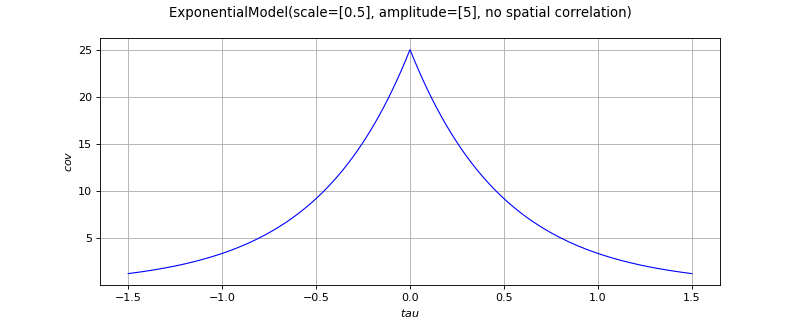

Python code for this plot:
import openturns as ot
from matplotlib import pyplot as plt
from openturns.viewer import View
if ot.ExponentialModel().__class__.__name__ == 'ExponentialModel':
    covarianceModel = ot.ExponentialModel([0.5], [5.0])
elif ot.ExponentialModel().__class__.__name__ == 'GeneralizedExponential':
    covarianceModel = ot.GeneralizedExponential([2.0], [3.0], 1.5)
elif ot.ExponentialModel().__class__.__name__ == 'ProductCovarianceModel':
    amplitude = [1.0]
    scale1 = [4.0]
    scale2 = [4.0]
    cov1 = ot.ExponentialModel(scale1, amplitude)
    cov2 = ot.ExponentialModel(scale2, amplitude)
    covarianceModel = ot.ProductCovarianceModel([cov1, cov2])
elif ot.ExponentialModel().__class__.__name__ == 'RankMCovarianceModel':
    variance = [1.0, 2.0]
    basis = ot.LinearBasisFactory().build()
    covarianceModel = ot.RankMCovarianceModel(variance, basis)
elif ot.ExponentialModel().__class__.__name__ == 'StationaryFunctionalCovarianceModel':
    rho = ot.SymbolicFunction(['tau'], ['exp(-tau)*cos(2*pi_*tau)'])
    covarianceModel = ot.StationaryFunctionalCovarianceModel([1.0], [1.0], rho)
else:
    covarianceModel = ot.ExponentialModel()
title = str(covarianceModel)[:100]
if covarianceModel.getInputDimension() == 1:
    scale = covarianceModel.getScale()[0]
    if covarianceModel.isStationary():
        def f(x):
            return [covarianceModel(x)[0, 0]]
        func = ot.PythonFunction(1, 1, f)
        func.setDescription(['$tau$', '$cov$'])
        cov_graph = func.draw(-3.0 * scale, 3.0 * scale, 129)
        cov_graph.setTitle(title)
        fig = plt.figure(figsize=(10, 4))
        cov_axis = fig.add_subplot(111)
        View(cov_graph, figure=fig, axes=[cov_axis], add_legend=False)
    else:
        def f(x):
            return [covarianceModel([x[0]], [x[1]])[0, 0]]
        func = ot.PythonFunction(2, 1, f)
        func.setDescription(['$s$', '$t$', '$cov$'])
        cov_graph = func.draw([-3.0 * scale]*2, [3.0 * scale]*2, [129]*2)
        cov_graph.setTitle(title)
        fig = plt.figure(figsize=(10, 4))
        cov_axis = fig.add_subplot(111)
        View(cov_graph, figure=fig, axes=[cov_axis], add_legend=False, square_axes=True)
elif covarianceModel.getInputDimension() == 2:
    scale = covarianceModel.getScale()
    if covarianceModel.isStationary():
        def f(x):
            return [covarianceModel(x)[0, 0]]
        func = ot.PythonFunction(2, 1, f)
        func.setDescription(['$s$', '$t$', '$cov$'])
        cov_graph = func.draw(-3.0 * scale, 3.0 * scale, [129]*2)
        cov_graph.setTitle(title)
        fig = plt.figure(figsize=(10, 4))
        cov_axis = fig.add_subplot(111)
        View(cov_graph, figure=fig, axes=[cov_axis], add_legend=False, square_axes=True)
